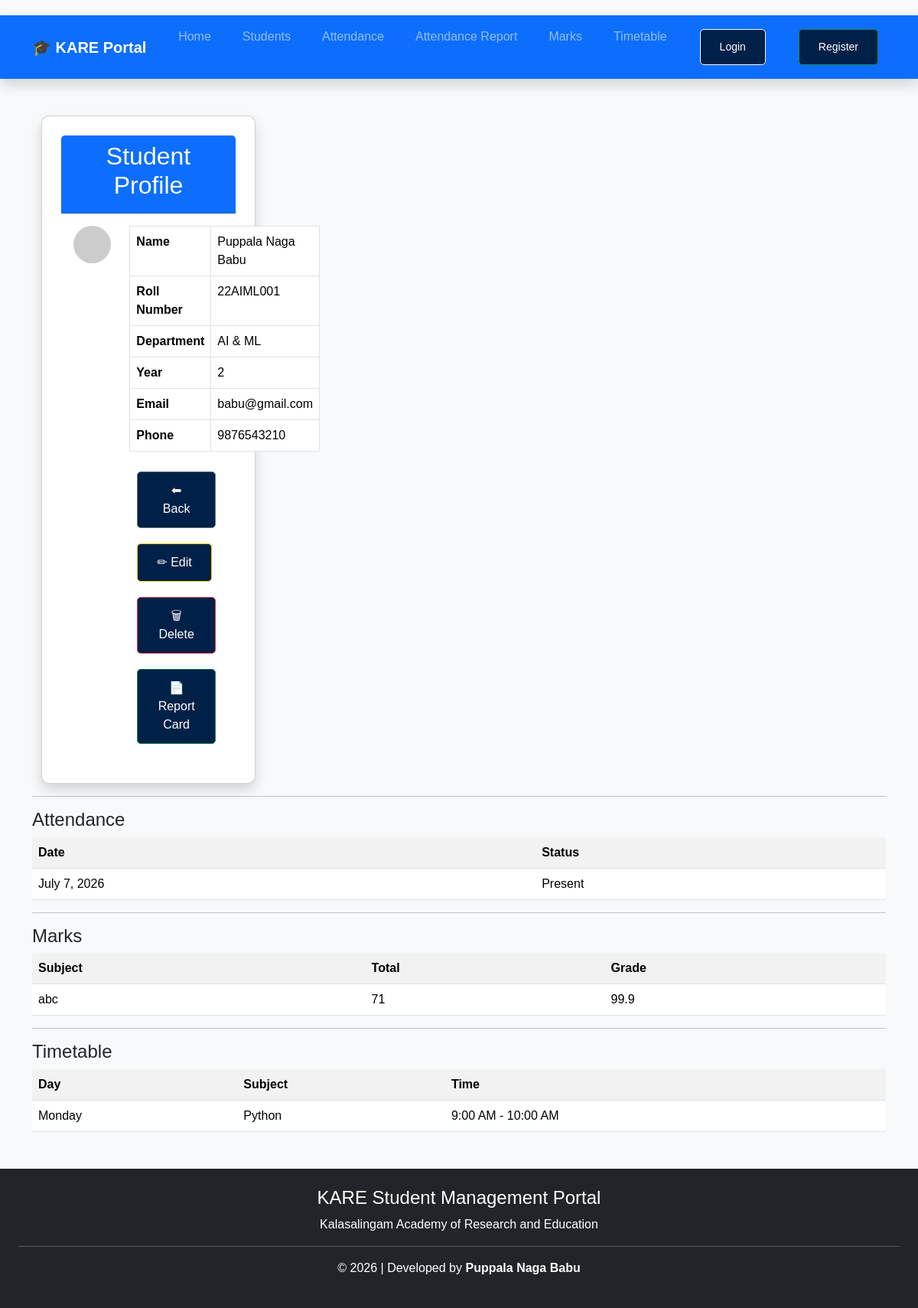
The page /students/detail/1/ on the database its author committed.
### KARE/students/models.py (models this page shows, shortened)
class Student(models.Model):
    name = models.CharField(max_length=100)
    roll_number = models.CharField(max_length=20)
    department = models.CharField(max_length=100)
    year = models.IntegerField()
    email = models.EmailField()
    phone = models.CharField(max_length=15)
    photo = models.ImageField(
        upload_to="students/",
        blank=True,
        null=True
    )

class Attendance(models.Model):
    STATUS_CHOICES = [
        ("Present", "Present"),
        ("Absent", "Absent"),
    ]
    student = models.ForeignKey(
        Student,
        on_delete=models.CASCADE
    )
    date = models.DateField()
    status = models.CharField(
        max_length=10,
        choices=STATUS_CHOICES
    )

class Marks(models.Model):
    student = models.ForeignKey(
        Student,
        on_delete=models.CASCADE
    )
    subject = models.CharField(max_length=100)
    internal = models.IntegerField()
    external = models.IntegerField()
    total = models.IntegerField()
    grade = models.CharField(max_length=5)

class Timetable(models.Model):
    student = models.ForeignKey(
        Student,
        on_delete=models.CASCADE
    )
    day = models.CharField(max_length=20)
    subject = models.CharField(max_length=100)
    time = models.CharField(max_length=50)

### KARE/students/views.py (the view)
# urls.py: path("detail/<int:id>/", views.student_detail, name="student_detail"),
def student_detail(request, id):
    student = get_object_or_404(Student, id=id)
    attendance = Attendance.objects.filter(student=student)
    marks = Marks.objects.filter(student=student)
    timetable = Timetable.objects.filter(student=student)
    return render(request, "student_detail.html", {
        "student": student,
        "attendance": attendance,
        "marks": marks,
        "timetable": timetable,
    })

### KARE/templates/student_detail.html
{% extends 'base.html' %}
{% block content %}
<div class="container mt-5">
<div class="card shadow">
<div class="card-header bg-primary text-white">
<h2 class="text-center">
Student Profile
</h2>
</div>
<div class="card-body">
<div class="row">
<div class="col-md-4 text-center">
{% if student.photo %}
<img src="{{ student.photo.url }}"
class="img-fluid rounded-circle border"
style="width:220px;height:220px;object-fit:cover;">
{% else %}
<img src="https://via.placeholder.com/220"
class="img-fluid rounded-circle">
{% endif %}
</div>
<div class="col-md-8">
<table class="table table-bordered">
<tr>
<th>Name</th>
<td>{{ student.name }}</td>
</tr>
<tr>
<th>Roll Number</th>
<td>{{ student.roll_number }}</td>
</tr>
<tr>
<th>Department</th>
<td>{{ student.department }}</td>
</tr>
<tr>
<th>Year</th>
<td>{{ student.year }}</td>
</tr>
<tr>
<th>Email</th>
<td>{{ student.email }}</td>
</tr>
<tr>
<th>Phone</th>
<td>{{ student.phone }}</td>
</tr>
</table>
<a href="/students/"
class="btn btn-secondary">
⬅ Back
</a>
<a href="/students/edit/{{ student.id }}/"
class="btn btn-warning">
✏ Edit
</a>
<a href="/students/delete/{{ student.id }}/"
class="btn btn-danger">
🗑 Delete
<a href="/students/report-card/{{ student.id }}/"
class="btn btn-success">
📄 Report Card
</a>
</a>
</div>
</div>
</div>
</div>
</div>
<hr>
<h4>Attendance</h4>
<table class="table table-striped">
<tr>
<th>Date</th>
<th>Status</th>
</tr>
{% for item in attendance %}
<tr>
<td>{{ item.date }}</td>
<td>{{ item.status }}</td>
</tr>
{% empty %}
<tr>
<td colspan="2">
No Attendance Found
</td>
</tr>
{% endfor %}
</table>
<hr>
<h4>Marks</h4>
<table class="table table-striped">
<tr>
<th>Subject</th>
<th>Total</th>
<th>Grade</th>
</tr>
{% for item in marks %}
<tr>
<td>{{ item.subject }}</td>
<td>{{ item.total }}</td>
<td>{{ item.grade }}</td>
</tr>
{% empty %}
<tr>
<td colspan="3">
No Marks Available
</td>
</tr>
{% endfor %}
</table>
<hr>
<h4>Timetable</h4>
<table class="table table-striped">
<tr>
<th>Day</th>
<th>Subject</th>
<th>Time</th>
</tr>
{% for item in timetable %}
<tr>
<td>{{ item.day }}</td>
<td>{{ item.subject }}</td>
<td>{{ item.time }}</td>
</tr>
{% empty %}
<tr>
<td colspan="3">
No Timetable Found
</td>
</tr>
{% endfor %}
</table>
{% endblock %}

### KARE/static/css/style.css (style rules this page uses)
* { margin:0; padding:0; box-sizing:border-box; }
body { font-family:Arial, sans-serif; background:#f4f4f4; }
.btn { display:inline-block; padding:12px 25px; background:#002147; color:white; text-decoration:none; border-radius:5px; margin:10px; }
.card { width:280px; background:white; padding:25px; border-radius:10px; box-shadow:0 2px 10px rgba(0,0,0,.15); transition:.3s; }

### rows shown on the page
Student: name "Puppala Naga Babu", roll_number "22AIML001", department "AI & ML", year "2", email "babu@gmail.com", phone "9876543210"
Attendance: date "July 7, 2026", status "Present"
Marks: subject "abc", total "71", grade "99.9"
Timetable: day "Monday", subject "Python", time "9:00 AM - 10:00 AM"
